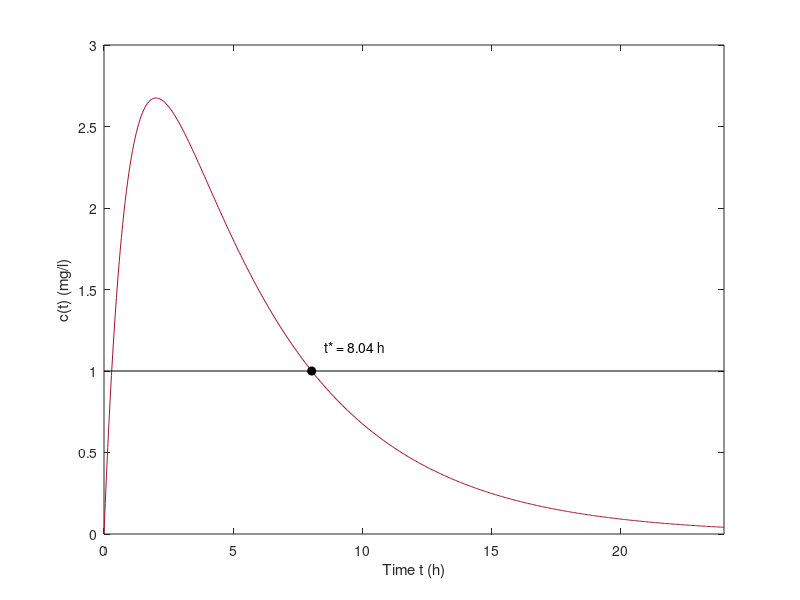

Write MATLAB code to recreate this figure.
% Fig. 1.35: When does the drug level fall below 1 mg/l? (book, Section 1.5, Eq. 1.44)
% c(t) = 5 (exp(-0.2 t) - exp(-t)); Newton's method for g(t) = c(t) - 1 with initial value t_0 = 10 h
% (c) 2026 Philipp Kügler · Program for the book "Dynamical Systems in the Life Sciences" · MIT License (see LICENSE)
c = @(t) 5 * (exp(-0.2 * t) - exp(-t));
dc = @(t) 5 * (-0.2 * exp(-0.2 * t) + exp(-t));

t = zeros(1, 6); t(1) = 10;
for k = 1:5
    t(k + 1) = t(k) - (c(t(k)) - 1) / dc(t(k));
end
for k = 1:6
    fprintf('t_%d = %.6f h\n', k - 1, t(k));
end

tt = linspace(0, 24, 500);
plot(tt, c(tt), 'Color', [0.64 0.08 0.18]); hold on
plot([0 24], [1 1], 'k-'); plot(t(end), 1, 'ko', 'MarkerFaceColor', 'k');
text(t(end) + 0.5, 1.15, sprintf('t* = %.2f h', t(end)));
hold off; axis([0 24 0 3]); xlabel('Time t (h)'); ylabel('c(t) (mg/l)');
